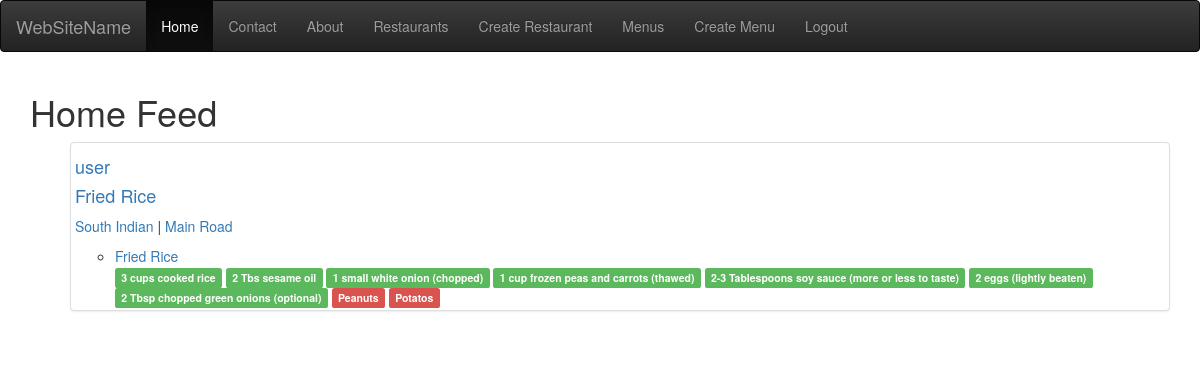
Page / (signed in) on the earlier database version.
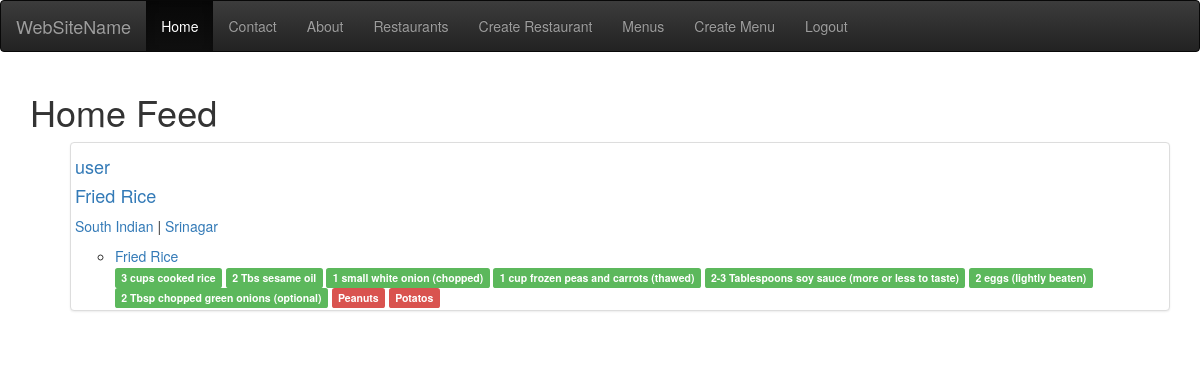
Same page on the later database version.
### menus/models.py (models this page shows, shortened)
class Item(models.Model):
    user = models.ForeignKey(settings.AUTH_USER_MODEL)
    restaurant = models.ForeignKey(RestaurantLocation)
    name = models.CharField(max_length=120)
    contents = models.TextField(help_text='separate each item by comma')
    excludes = models.TextField(blank=True, null=True, help_text='separate each item by comma')
    public = models.BooleanField(default=True)
    timestamp = models.DateTimeField(auto_now_add=True)
    updated = models.DateTimeField(auto_now=True)
    class Meta:
        ordering = ['-updated', '-timestamp']
    def get_contents(self):
        return self.contents.split(',')
    def get_excludes(self):
        return self.excludes.split(',')

### restaurants/models.py (models this page shows, shortened)
class RestaurantLocation(models.Model):
    owner = models.ForeignKey(User)
    name = models.CharField(max_length=120)
    location = models.CharField(max_length=120, null=True, blank=True)
    category = models.CharField(max_length=120, null=True, blank=True)
    timestamp = models.DateTimeField(auto_now_add=True)
    updated = models.DateTimeField(auto_now=True)
    slug = models.SlugField(null=True, blank=True)
    objects = RestaurantLocationManager()

### menus/views.py (the view)
# urls.py: url(r'^$', HomeView.as_view(), name='home'),
class HomeView(View):
    def get(self, request, *args, **kwargs):
        if not request.user.is_authenticated():
            return render(request, 'home.html', {})
        user = request.user
        is_following_user_ids = [follower.user.id for follower in user.is_following.all()]
        qs = Item.objects.filter(user__id__in=is_following_user_ids, public=True).order_by("-updated")[:3 ]
        return render(request, 'menus/home_feed.html', {'object_list': qs})

### menus/templates/menus/home_feed.html (shortened to what this page needs)
{% extends 'base.html' %}
{% block content %}
    <h1>Home Feed</h1>
    <ol>
        {% for object in object_list %}
            <div class="row">
                <div class="col-sm-12">
                    <div class="thumbnail">
                        <div class="h4"><a
                                href="{% url 'profiles:detail' username=object.user.username %}">{{ object.user.username }}</a>
                        </div>
                        <div class="h4"><a href="{%  url 'profiles:detail' username=object.user.username %}?q={{ object.name }}">{{ object.name }}</a></div>
                        <p><a href="{%  url 'profiles:detail' username=object.user.username %}?q={{ object.restaurant.category }}">{{ object.restaurant.category }}</a> | <a href="{%  url 'profiles:detail' username=object.user.username %}?q={{ object.restaurant.location }}">{{ object.restaurant.location }}</a></p>
                        <ul>
                            <li><a href="{%  url 'profiles:detail' username=object.user.username %}?q={{ object.name }}">{{ object.name }}</a></li>
                            {% for ing in object.get_contents %}
                                <a href="{%  url 'profiles:detail' username=object.user.username %}?q={{ ing }}"><span
                                        class="label label-success">{{ ing }}</span></a>
                            {% endfor %}
                            {% for ing in object.get_excludes %}
                                <a href="{%  url 'profiles:detail' username=object.user.username %}?q={{ ing }}"><span
                                        class="label label-danger">{{ ing }}</span></a>
                            {% endfor %}
                        </ul>
                    </div>
                </div>
            </div>
        {% endfor %}
    </ol>
{% endblock content %}

Differences in the rows shown:
changed Item "Fried Rice": restaurant.location "Main Road" → "Srinagar"
